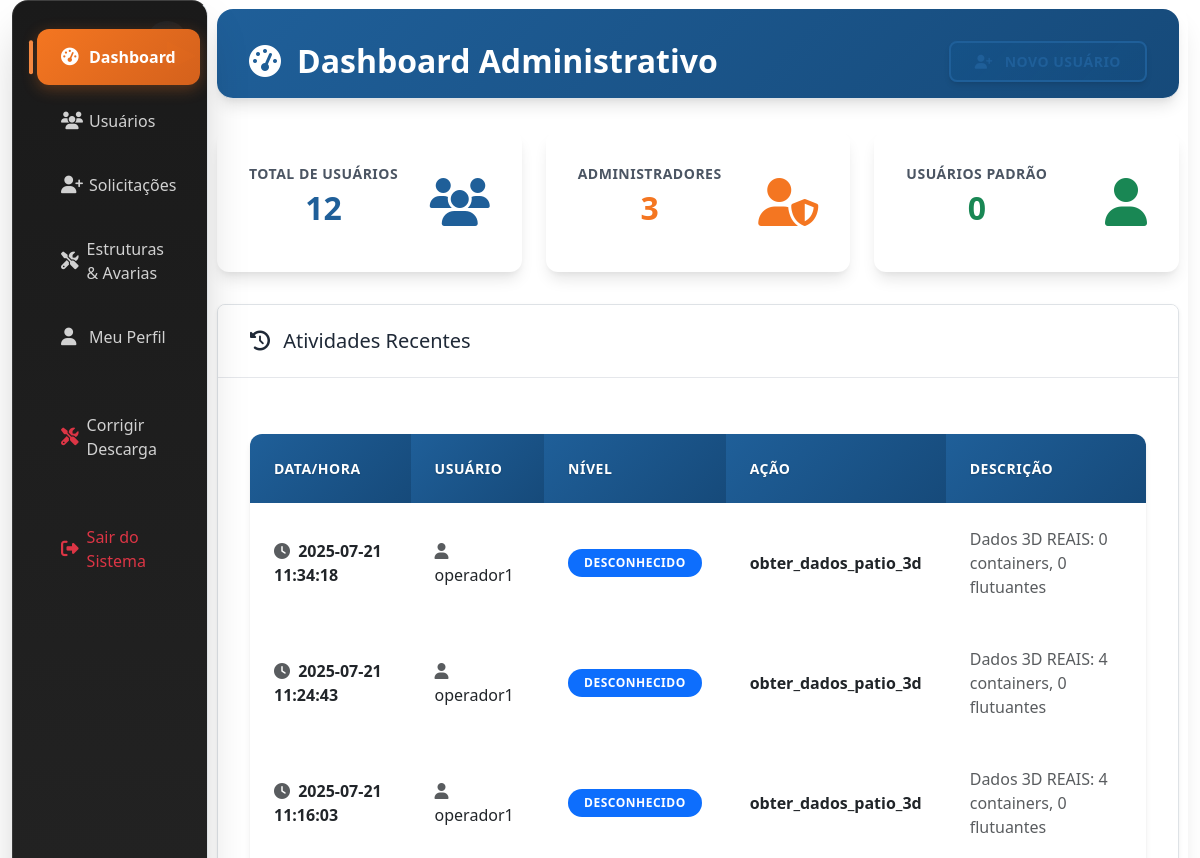
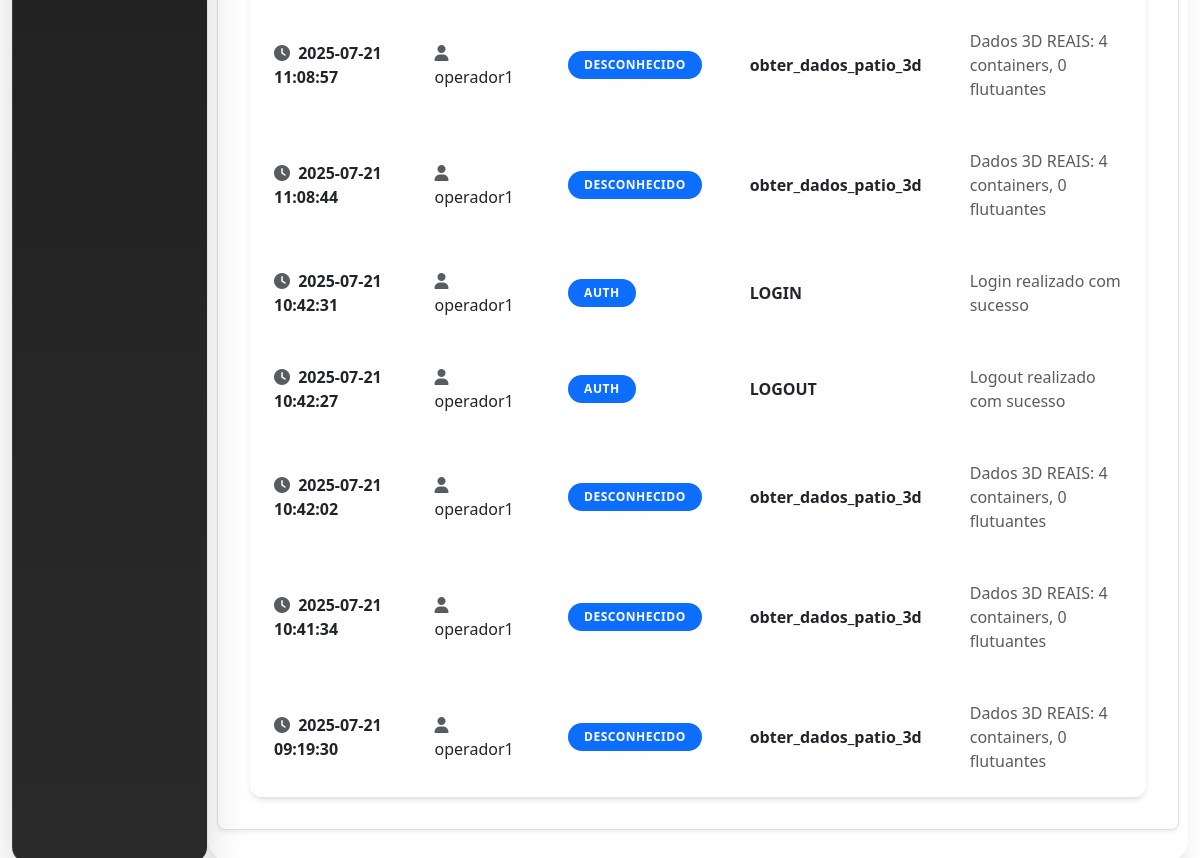
The page /admin/ (signed in) on the database as committed earlier (2 pictures, top to bottom).
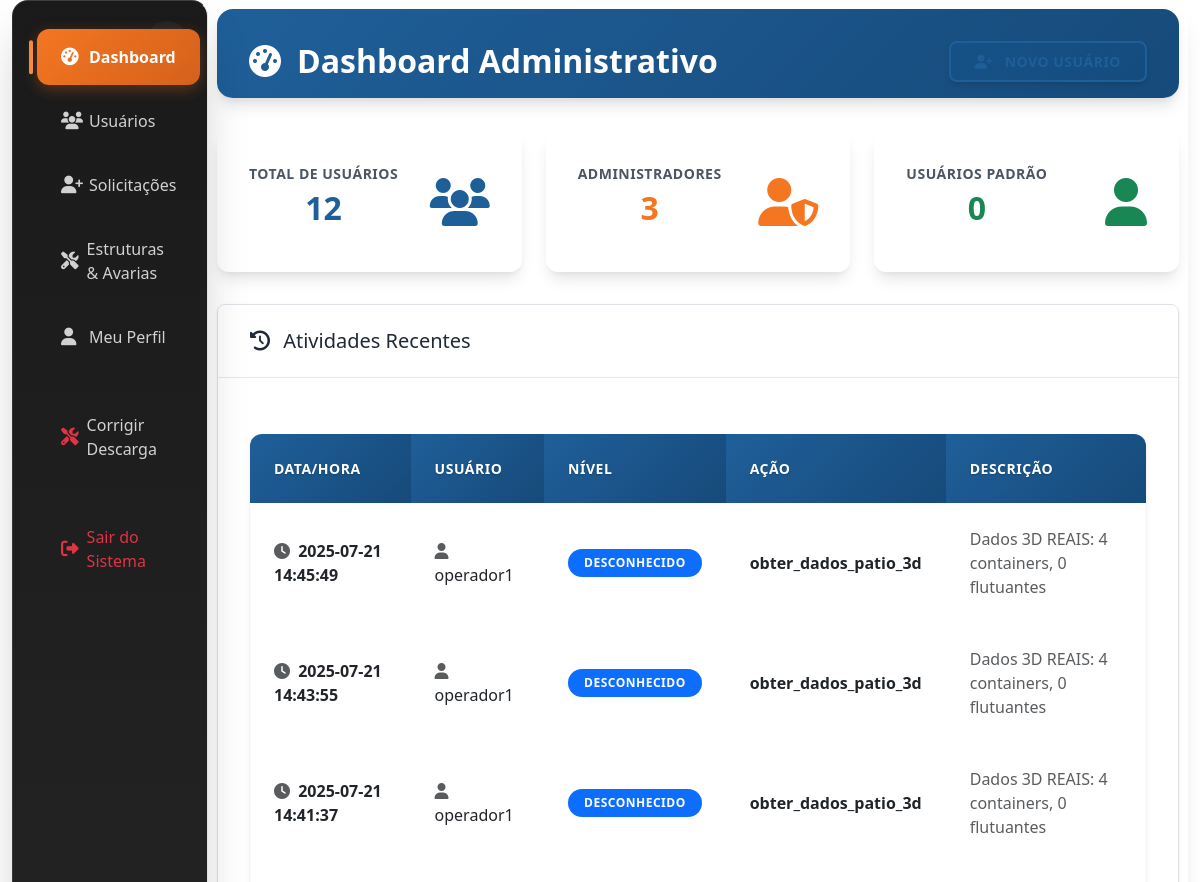
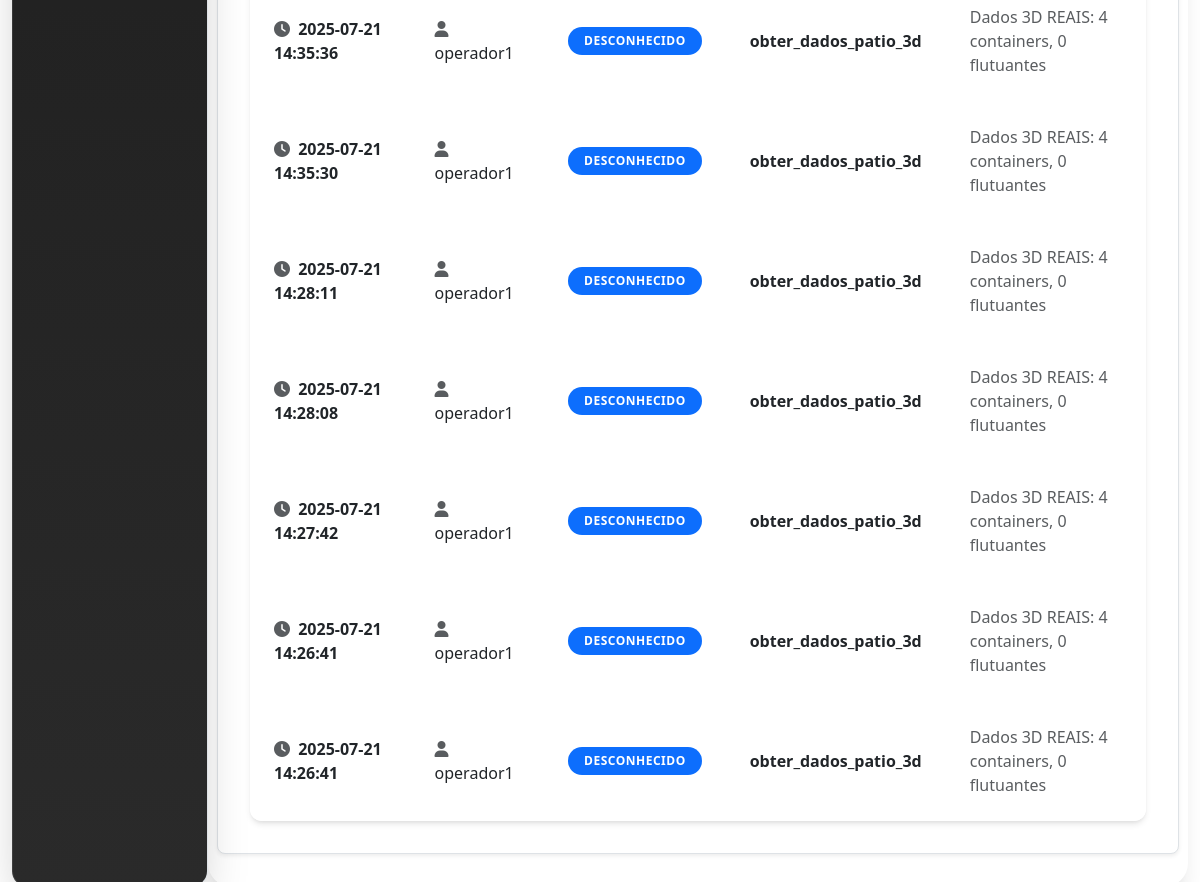
The same page on the database as committed later (2 pictures, top to bottom).
### tables this page shows
CREATE TABLE log_atividades (
        id INTEGER PRIMARY KEY AUTOINCREMENT,
        data_hora TEXT NOT NULL,
        usuario TEXT NOT NULL,
        nivel TEXT NOT NULL,
        acao TEXT NOT NULL,
        descricao TEXT
    );

### admin/routes.py (the view)
@admin_bp.route('/')
@admin_required
def admin_dashboard():
    try:
        db = get_db()
        cursor = db.cursor()
        cursor.execute("SELECT COUNT(*) FROM usuarios")
        total_usuarios = cursor.fetchone()[0]
        cursor.execute("SELECT COUNT(*) FROM usuarios WHERE nivel = 'admin'")
        total_admins = cursor.fetchone()[0]
        cursor.execute("SELECT COUNT(*) FROM usuarios WHERE nivel = 'user'")
        total_users = cursor.fetchone()[0]
        cursor.execute("""
            SELECT * FROM log_atividades
            ORDER BY data_hora DESC
            LIMIT 10
        """)
        logs_recentes = cursor.fetchall()
        cursor.execute("""
            SELECT * FROM solicitacoes_registro
            WHERE status = 'pendente'
            ORDER BY data_solicitacao DESC
        """)
        solicitacoes_pendentes = cursor.fetchall()
        cursor.execute("""
            SELECT s.*, u.username, u.email
            FROM solicitacoes_senha s
            JOIN usuarios u ON s.usuario_id = u.id
            WHERE s.status = 'pendente'
            ORDER BY s.data_solicitacao DESC
        """)
        senha_pendentes = cursor.fetchall()
        return render_template('admin/dashboard.html',
                              total_usuarios=total_usuarios,
                              total_admins=total_admins,
                              total_users=total_users,
                              logs_recentes=logs_recentes,
                              solicitacoes_pendentes=solicitacoes_pendentes,
                              senha_pendentes=senha_pendentes,
                              username=session.get('username'),
                              role=session.get('role'))
    except Exception as e:
        logger.error(f"Erro ao carregar dashboard administrativo: {e}")
        flash(f"Erro ao carregar dashboard: {e}", "danger")
        return redirect(url_for('auth.login'))

### admin/routes.py (called while the page is built)
def admin_required(f):
    @wraps(f)
    def decorated_function(*args, **kwargs):
        logger.info(f"Verificando acesso administrativo para: {session.get('username', 'Usuário desconhecido')}")
        if 'username' not in session:
            flash('Você precisa fazer login para acessar esta página', 'danger')
            return redirect(url_for('auth.login'))
        role = session.get('role')
        if role != 'admin' and role != 'admin_administrativo':
            flash('Você não tem permissão para acessar esta página', 'danger')
            return redirect(url_for('auth.dashboard'))
        return f(*args, **kwargs)
    return decorated_function

### utils/db.py (called while the page is built)
def get_db():
    try:
        return main_get_db()
    except Exception as e:
        logger.error(f"Erro ao obter conexão com o banco de dados: {e}")
        if 'db' not in g:
            g.db = sqlite3.connect(
                current_app.config['DATABASE'],
                detect_types=sqlite3.PARSE_DECLTYPES,
                timeout=30.0
            )
            g.db.row_factory = sqlite3.Row
        return g.db

### utils/permissions.py (called while the page is built)
def get_user_role():
    return session.get('role', None)

### templates/admin/dashboard.html (shortened to what the changed rows need)
{% extends "base.html" %}
{% block extra_css %}
<link rel="stylesheet" href="{{ url_for('static', filename='css/admin-theme.css') }}">
{% endblock %}
{% block content %}
<div class="container-fluid admin-page">
    <div class="row">
        <main class="col-md-9 ms-sm-auto col-lg-10 main-content">
            <div class="page-header">
                <div class="d-flex justify-content-between align-items-center">
                    <h1>
                        <i class="fas fa-tachometer-alt me-2"></i>
                        Dashboard Administrativo
                    </h1>
                </div>
            </div>
            <div class="admin-card mb-4 slide-in-right">
                <div class="card-body">
                    <div class="table-responsive">
                        <table class="table table-hover">
                            <thead>
                                <tr>
                                    <th>Data/Hora</th>
                                    <th>Usuário</th>
                                    <th>Nível</th>
                                    <th>Ação</th>
                                    <th>Descrição</th>
                                </tr>
                            </thead>
                            <tbody>
                                {% if logs_recentes %}
                                    {% for log in logs_recentes %}
                                    <tr>
                                        <td>
                                            <i class="fas fa-clock me-1 text-muted"></i>
                                            {{ log.data_hora }}
                                        </td>
                                        <td>
                                            <i class="fas fa-user me-1 text-muted"></i>
                                            {{ log.usuario }}
                                        </td>
                                        <td>
                                            <span class="badge bg-{{ 'success' if log.nivel == 'user' else 'warning' if log.nivel == 'admin' else 'primary' }}">
                                                {{ log.nivel }}
                                            </span>
                                        </td>
                                        <td class="fw-semibold">{{ log.acao }}</td>
                                        <td class="text-muted">{{ log.descricao }}</td>
                                    </tr>
                                    {% endfor %}
                                {% endif %}
                            </tbody>
                        </table>
                    </div>
                </div>
            </div>
        </main>
    </div>
</div>
{% endblock %}

Rows that differ between the two databases and show on the page:
no longer on this page (row unchanged): log_atividades: data_hora "2025-07-21 11:34:18", usuario "operador1", nivel "DESCONHECIDO", acao "obter_dados_patio_3d", descricao "Dados 3D REAIS: 0 containers, 0 flutuantes"
no longer on this page (row unchanged): log_atividades: data_hora "2025-07-21 11:24:43", usuario "operador1", nivel "DESCONHECIDO", acao "obter_dados_patio_3d", descricao "Dados 3D REAIS: 4 containers, 0 flutuantes"
no longer on this page (row unchanged): log_atividades: data_hora "2025-07-21 11:16:03", usuario "operador1", nivel "DESCONHECIDO", acao "obter_dados_patio_3d", descricao "Dados 3D REAIS: 4 containers, 0 flutuantes"
no longer on this page (row unchanged): log_atividades: data_hora "2025-07-21 11:08:57", usuario "operador1", nivel "DESCONHECIDO", acao "obter_dados_patio_3d", descricao "Dados 3D REAIS: 4 containers, 0 flutuantes"
no longer on this page (row unchanged): log_atividades: data_hora "2025-07-21 11:08:44", usuario "operador1", nivel "DESCONHECIDO", acao "obter_dados_patio_3d", descricao "Dados 3D REAIS: 4 containers, 0 flutuantes"
no longer on this page (row unchanged): log_atividades: data_hora "2025-07-21 10:42:31", usuario "operador1", nivel "AUTH", acao "LOGIN", descricao "Login realizado com sucesso"
no longer on this page (row unchanged): log_atividades: data_hora "2025-07-21 10:42:27", usuario "operador1", nivel "AUTH", acao "LOGOUT", descricao "Logout realizado com sucesso"
no longer on this page (row unchanged): log_atividades: data_hora "2025-07-21 10:42:02", usuario "operador1", nivel "DESCONHECIDO", acao "obter_dados_patio_3d", descricao "Dados 3D REAIS: 4 containers, 0 flutuantes"
no longer on this page (row unchanged): log_atividades: data_hora "2025-07-21 10:41:34", usuario "operador1", nivel "DESCONHECIDO", acao "obter_dados_patio_3d", descricao "Dados 3D REAIS: 4 containers, 0 flutuantes"
no longer on this page (row unchanged): log_atividades: data_hora "2025-07-21 09:19:30", usuario "operador1", nivel "DESCONHECIDO", acao "obter_dados_patio_3d", descricao "Dados 3D REAIS: 4 containers, 0 flutuantes"
added log_atividades: data_hora "2025-07-21 14:45:49", usuario "operador1", nivel "DESCONHECIDO", acao "obter_dados_patio_3d", descricao "Dados 3D REAIS: 4 containers, 0 flutuantes"
added log_atividades: data_hora "2025-07-21 14:43:55", usuario "operador1", nivel "DESCONHECIDO", acao "obter_dados_patio_3d", descricao "Dados 3D REAIS: 4 containers, 0 flutuantes"
added log_atividades: data_hora "2025-07-21 14:41:37", usuario "operador1", nivel "DESCONHECIDO", acao "obter_dados_patio_3d", descricao "Dados 3D REAIS: 4 containers, 0 flutuantes"
added log_atividades: data_hora "2025-07-21 14:35:36", usuario "operador1", nivel "DESCONHECIDO", acao "obter_dados_patio_3d", descricao "Dados 3D REAIS: 4 containers, 0 flutuantes"
added log_atividades: data_hora "2025-07-21 14:35:30", usuario "operador1", nivel "DESCONHECIDO", acao "obter_dados_patio_3d", descricao "Dados 3D REAIS: 4 containers, 0 flutuantes"
added log_atividades: data_hora "2025-07-21 14:28:11", usuario "operador1", nivel "DESCONHECIDO", acao "obter_dados_patio_3d", descricao "Dados 3D REAIS: 4 containers, 0 flutuantes"
added log_atividades: data_hora "2025-07-21 14:28:08", usuario "operador1", nivel "DESCONHECIDO", acao "obter_dados_patio_3d", descricao "Dados 3D REAIS: 4 containers, 0 flutuantes"
added log_atividades: data_hora "2025-07-21 14:27:42", usuario "operador1", nivel "DESCONHECIDO", acao "obter_dados_patio_3d", descricao "Dados 3D REAIS: 4 containers, 0 flutuantes"
added log_atividades: data_hora "2025-07-21 14:26:41", usuario "operador1", nivel "DESCONHECIDO", acao "obter_dados_patio_3d", descricao "Dados 3D REAIS: 4 containers, 0 flutuantes"
added log_atividades: data_hora "2025-07-21 14:26:41", usuario "operador1", nivel "DESCONHECIDO", acao "obter_dados_patio_3d", descricao "Dados 3D REAIS: 4 containers, 0 flutuantes"
